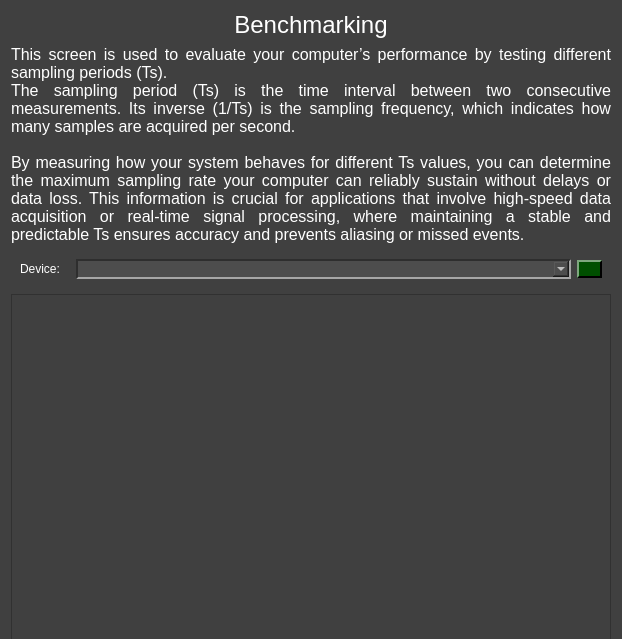
<?xml version="1.0" encoding="UTF-8"?>
<ui version="4.0">
 <class>Form</class>
 <widget class="QWidget" name="Form">
  <property name="geometry">
   <rect>
    <x>0</x>
    <y>0</y>
    <width>618</width>
    <height>639</height>
   </rect>
  </property>
  <property name="windowTitle">
   <string>Form</string>
  </property>
  <property name="styleSheet">
   <string notr="true">QWidget{
	background-color: rgb(64, 64, 64);
}

QTabWidget::pane { 
   border: 1px solid rgb(166, 166, 166);
}

QTabBar::tab {
  	background-color: rgb(77, 77, 77);
 }

 QTabBar::tab:selected {
  	background-color: rgb(140, 140, 140);
	padding-top: 2px;
	padding-bottom: 2px;
	padding-left: 12px;
	padding-right: 12px;
 }

 QTabBar::tab:selected:hover {
  	background-color: rgb(140, 140, 140);
	padding-top: 2px;
	padding-bottom: 2px;
	padding-left: 12px;
	padding-right: 12px;
 }

 QTabBar::tab:hover {
  	background-color: rgb(109, 109, 109);
	padding-top: 2px;
	padding-bottom: 2px;
	padding-left: 12px;
	padding-right: 12px;
 }

 QTabBar::tab:middle {
	border-right: 1px dashed rgb(166, 166, 166);
	border-left: 1px dashed rgb(166, 166, 166);
	padding-top: 2px;
	padding-bottom: 2px;
	padding-left: 12px;
	padding-right: 12px;
 }

 QTabBar::tab:last {
	border-top-right-radius: 10px;
	padding-top: 2px;
	padding-bottom: 2px;
	padding-left: 12px;
	padding-right: 12px;
 }

 QTabBar::tab:first {
	border-top-left-radius: 10px;
	padding-top: 2px;
	padding-bottom: 2px;
	padding-left: 12px;
	padding-right: 12px;
 }


QComboBox QAbstractItemView {
    background-color: rgb(77, 77, 77);
}

QComboBox QAbstractItemView::item:focus{
    background-color: rgb(140, 140, 140);
}

QDoubleSpinBox{
	background-color: rgb(77, 77, 77);
	
	border-top: 1.5px solid rgb(46, 46, 46);
	border-left: 1.5px solid rgb(46, 46, 46);

	border-bottom: 1.5px solid rgb(166, 166, 166);
	border-right: 1.5px solid rgb(166, 166, 166);
}

QDoubleSpinBox::up-button{
    image: url(:/imgs/imgs/drop_up_arrow.png);
	width: 11px;

	background-color: rgb(0, 79, 0);
	border-top: 1.5px solid rgb(127, 167, 127);
	border-left: 1.5px solid rgb(127, 167, 127);

	border-bottom: 1.5px solid rgb(0, 0, 0);
	border-right: 1.5px solid rgb(0, 0, 0);
}

QDoubleSpinBox::up-button:pressed{
	border: 2px solid rgb(255, 255, 255);
}

QDoubleSpinBox::up-button:hover{
	background-color: rgb(0, 50, 0);
}

QDoubleSpinBox::down-button{
    image: url(:/imgs/imgs/drop_down_arrow.png);
	width: 11px;

	background-color: rgb(0, 79, 0);
	border-top: 1.5px solid rgb(127, 167, 127);
	border-left: 1.5px solid rgb(127, 167, 127);

	border-bottom: 1.5px solid rgb(0, 0, 0);
	border-right: 1.5px solid rgb(0, 0, 0);
}

QDoubleSpinBox::down-button:pressed{
	border: 2px solid rgb(255, 255, 255);
}

QDoubleSpinBox::down-button:hover{
	background-color: rgb(0, 50, 0);
}

QWidget#centralwidget{
	background-color: rgb(64, 64, 64);
}

QWidget{
	color: rgb(255, 255, 255);
}

QComboBox{
	background-color: rgb(77, 77, 77);
	
	border-top: 1.5px solid rgb(46, 46, 46);
	border-left: 1.5px solid rgb(46, 46, 46);

	border-bottom: 1.5px solid rgb(166, 166, 166);
	border-right: 1.5px solid rgb(166, 166, 166);
}


QComboBox::drop-down{
	image: url(:/imgs/imgs/drop_down_arrow.png);
	width: 11px;

	background-color: rgb(0, 79, 0);
	border-top: 2px solid rgb(127, 167, 127);
	border-left: 2px solid rgb(127, 167, 127);

	border-bottom: 2px solid rgb(0, 0, 0);
	border-right: 2px solid rgb(0, 0, 0);
}

QComboBox::drop-down:hover{
	background-color: rgb(0, 50, 0);
}

QComboBox::drop-down:pressed{
	border: 2px solid rgb(255, 255, 255);
}

QPushButton{
	background-color: rgb(0, 79, 0);

	border-top: 1.5px solid rgb(127, 167, 127);
	border-left: 1.5px solid rgb(127, 167, 127);

	border-bottom: 1.5px solid rgb(0, 0, 0);
	border-right: 1.5px solid rgb(0, 0, 0);

	
	font: 12pt &quot;Helvetica&quot;;
	text-align:center;
}

QWidget{
	font: 12pt &quot;Helvetica&quot;;
}

QPushButton:hover{
	background-color: rgb(0, 50, 0);
}

QPushButton:pressed{
	border: 2px solid rgb(255, 255, 255);
}

QLineEdit{
	background-color: rgb(77, 77, 77);
	border-top: 1.5px solid rgb(46, 46, 46);
	border-left: 1.5px solid rgb(46, 46, 46);

	border-bottom: 1.5px solid rgb(166, 166, 166);
	border-right: 1.5px solid rgb(166, 166, 166);
}

QRadioButton::indicator{
	border-radius: 6px;
	border-top: 1.5px solid rgb(0, 0, 0);
	border-left: 1.5px solid rgb(0, 0, 0);

	border-bottom: 1.5px solid rgb(160, 160, 160);
	border-right: 1.5px solid rgb(160, 160, 160);
}

QRadioButton::indicator::checked{
	background-color: white;
}

QRadioButton::indicator::unchecked:hover{
	background-color: #9F9F9F;
}

QRadioButton::indicator::pressed{
	border: 1.5px solid #505050
}

QPushButton#reload_devices{
	image: url(:/imgs/imgs/reload.png);
	width: 11px;
	background-color: rgb(0, 79, 0);

	border-top: 1.5px solid rgb(127, 167, 127);
	border-left: 1.5px solid rgb(127, 167, 127);

	border-bottom: 1.5px solid rgb(0, 0, 0);
	border-right: 1.5px solid rgb(0, 0, 0);

	
	font: 12pt &quot;Helvetica&quot;;
	text-align:center;
}

QPushButton#reload_devices:hover{
	background-color: rgb(0, 50, 0);
}

QPushButton#reload_devices:pressed{
	border: 2px solid rgb(255, 255, 255);
}

QPushButton#logo{
	background-color: rgb(64, 64, 64);
	border: 0px;
}

QPushButton#logo:hover{
	background-color: rgb(166, 166, 166);
	border: 1px solid rgb(190, 190, 190) ;
}

QPushButton#logo:pressed{
	background-color: rgb(166, 166, 166);
	border: 1px solid rgb(255, 255, 255) ;
}

QScrollBar:vertical {
     border: 1px solid rgb(140, 140, 140);
     background: rgb(140, 140, 140);
     width: 17px;
     margin: 17px 0 17px 0;
 }
QScrollBar::handle:vertical {
     background: rgb(0, 79, 0);
     min-height: 20px;
 }
QScrollBar::add-line:vertical {
	image: url(:/imgs/imgs/drop_down_arrow.png);
     border: 1px solid rgb(140, 140, 140);
     background: rgb(0, 79, 0);
     height: 15px;
     subcontrol-position: bottom;
     subcontrol-origin: margin;
 }

QScrollBar::sub-line:vertical {
	image: url(:/imgs/imgs/drop_up_arrow.png);
     border: 1px solid rgb(140, 140, 140);
     background: rgb(0, 79, 0);
     height: 15px;
     subcontrol-position: top;
     subcontrol-origin: margin;
 }

QScrollBar::add-line:vertical:pressed {
    border: 1px solid rgb(255, 255, 255);
	background: rgb(0, 79, 0)
 }

QScrollBar::sub-line:vertical:pressed {
	border: 1px solid rgb(255, 255, 255);
	background: rgb(0, 79, 0)
 }

QScrollBar::add-line:vertical:hover {
     background-color: rgb(0, 50, 0);
 }

QScrollBar::sub-line:vertical:hover {
    background-color: rgb(0, 50, 0);
 }

QScrollBar::handle:vertical:pressed {
    border: 1px solid rgb(255, 255, 255);
	background: rgb(0, 79, 0)
 }

QScrollBar::handle:vertical:hover {
    background-color: rgb(0, 50, 0);
 }

QScrollBar::add-page:vertical, QScrollBar::sub-page:vertical {
     background: none;
 }

QScrollArea{
	border: none;
}
</string>
  </property>
  <property name="locale">
   <locale language="English" country="UnitedStates"/>
  </property>
  <layout class="QGridLayout" name="gridLayout">
   <item row="4" column="0">
    <widget class="QWidget" name="widget" native="true">
     <property name="maximumSize">
      <size>
       <width>16777215</width>
       <height>50</height>
      </size>
     </property>
     <layout class="QHBoxLayout" name="horizontalLayout">
      <item>
       <widget class="QPushButton" name="start_button">
        <property name="text">
         <string>Start</string>
        </property>
       </widget>
      </item>
      <item>
       <widget class="QPushButton" name="close_button">
        <property name="text">
         <string>Close</string>
        </property>
       </widget>
      </item>
     </layout>
    </widget>
   </item>
   <item row="1" column="0">
    <widget class="QLabel" name="label_2">
     <property name="minimumSize">
      <size>
       <width>600</width>
       <height>0</height>
      </size>
     </property>
     <property name="maximumSize">
      <size>
       <width>16777215</width>
       <height>600</height>
      </size>
     </property>
     <property name="font">
      <font>
       <family>Helvetica</family>
       <pointsize>12</pointsize>
       <italic>false</italic>
       <bold>false</bold>
       <underline>false</underline>
       <strikeout>false</strikeout>
       <kerning>true</kerning>
      </font>
     </property>
     <property name="text">
      <string>This screen is used to evaluate your computer’s performance by testing different sampling periods (Ts).
The sampling period (Ts) is the time interval between two consecutive measurements. Its inverse (1/Ts) is the sampling frequency, which indicates how many samples are acquired per second.

By measuring how your system behaves for different Ts values, you can determine the maximum sampling rate your computer can reliably sustain without delays or data loss. This information is crucial for applications that involve high-speed data acquisition or real-time signal processing, where maintaining a stable and predictable Ts ensures accuracy and prevents aliasing or missed events.</string>
     </property>
     <property name="textFormat">
      <enum>Qt::TextFormat::PlainText</enum>
     </property>
     <property name="alignment">
      <set>Qt::AlignmentFlag::AlignJustify|Qt::AlignmentFlag::AlignTop</set>
     </property>
     <property name="wordWrap">
      <bool>true</bool>
     </property>
    </widget>
   </item>
   <item row="0" column="0">
    <widget class="QLabel" name="label">
     <property name="maximumSize">
      <size>
       <width>16777215</width>
       <height>60</height>
      </size>
     </property>
     <property name="font">
      <font>
       <family>Helvetica</family>
       <pointsize>-1</pointsize>
       <italic>false</italic>
       <bold>false</bold>
      </font>
     </property>
     <property name="styleSheet">
      <string notr="true">font-size: 24px;</string>
     </property>
     <property name="text">
      <string>Benchmarking</string>
     </property>
     <property name="alignment">
      <set>Qt::AlignmentFlag::AlignCenter</set>
     </property>
     <property name="wordWrap">
      <bool>false</bool>
     </property>
    </widget>
   </item>
   <item row="3" column="0">
    <widget class="QPlainTextEdit" name="value_beench">
     <property name="minimumSize">
      <size>
       <width>0</width>
       <height>400</height>
      </size>
     </property>
     <property name="maximumSize">
      <size>
       <width>16777215</width>
       <height>400</height>
      </size>
     </property>
    </widget>
   </item>
   <item row="2" column="0">
    <widget class="QWidget" name="device_widget" native="true">
     <layout class="QHBoxLayout" name="horizontalLayout_2">
      <item>
       <widget class="QLabel" name="label_3">
        <property name="maximumSize">
         <size>
          <width>50</width>
          <height>16777215</height>
         </size>
        </property>
        <property name="text">
         <string>Device: </string>
        </property>
       </widget>
      </item>
      <item>
       <widget class="QComboBox" name="device_box"/>
      </item>
      <item>
       <widget class="QPushButton" name="reload_devices">
        <property name="maximumSize">
         <size>
          <width>25</width>
          <height>16777215</height>
         </size>
        </property>
        <property name="text">
         <string/>
        </property>
       </widget>
      </item>
     </layout>
    </widget>
   </item>
  </layout>
 </widget>
 <resources/>
 <connections/>
</ui>
